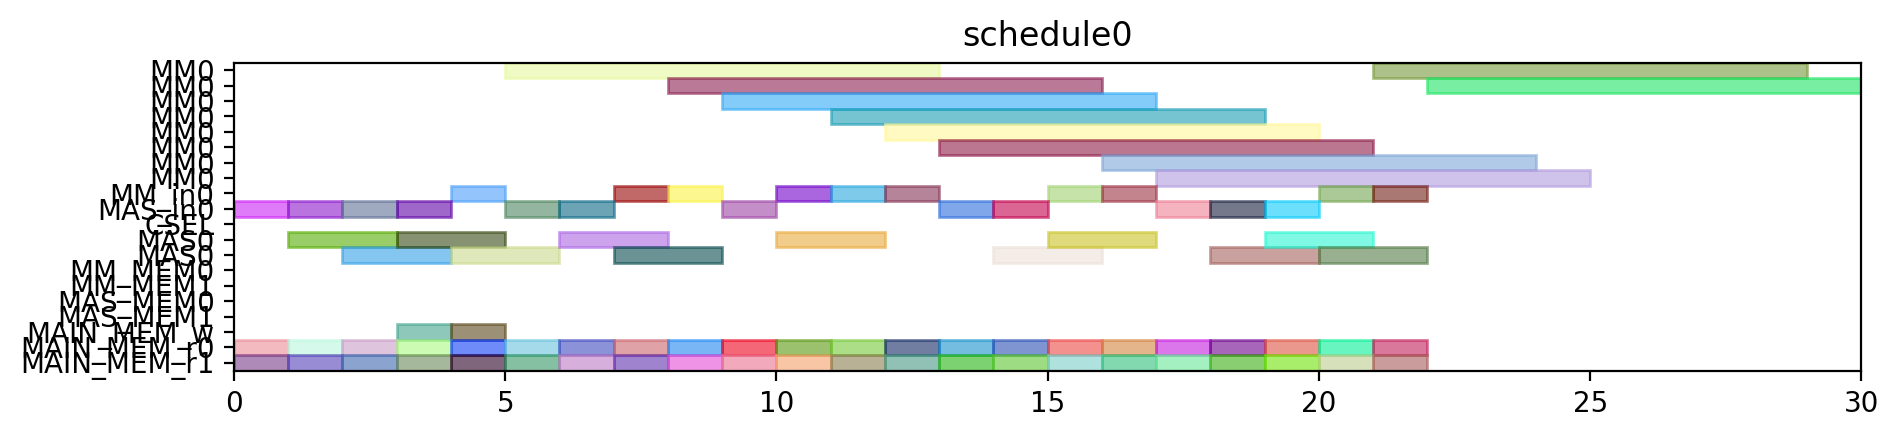

Python code for this plot:
from pyschedule import Scenario, solvers, plotters, alt


def solve():
	horizon = 120
	S = Scenario("schedule0", horizon=horizon)

	# resource
	MM = S.Resources('MM', num=1, size=8)
	MM_in = S.Resources('MM_in', num=1)
	MAS_in = S.Resources('MAS_in', num=1)
	CSEL = S.Resource('CSEL')
	MAS = S.Resources('MAS', num=1, size=2, periods=range(1, horizon))
	MM_MEM = S.Resources('MM_MEM', num=2)
	MAS_MEM = S.Resources('MAS_MEM', num=2)
	MAIN_MEM_w = S.Resource('MAIN_MEM_w', size=1)
	MAIN_MEM_r = S.Resources('MAIN_MEM_r', num=2)

	# result of previous scheduling

	# new tasks
	c10_t0 = S.Task('c10_t0', length=8, delay_cost=1)
	c10_t0 += alt(MM)
	c10_t0_in = S.Task('c10_t0_in', length=1, delay_cost=1)
	c10_t0_in += alt(MM_in)
	S += c10_t0_in*MM_in[0]<=c10_t0*MM[0]
	c10_t0_mem0 = S.Task('c10_t0_mem0', length=1, delay_cost=1)
	c10_t0_mem0 += MAIN_MEM_r[0]
	S += c10_t0_mem0 <= c10_t0

	c10_t0_mem1 = S.Task('c10_t0_mem1', length=1, delay_cost=1)
	c10_t0_mem1 += MAIN_MEM_r[1]
	S += c10_t0_mem1 <= c10_t0

	c10_t1 = S.Task('c10_t1', length=8, delay_cost=1)
	c10_t1 += alt(MM)
	c10_t1_in = S.Task('c10_t1_in', length=1, delay_cost=1)
	c10_t1_in += alt(MM_in)
	S += c10_t1_in*MM_in[0]<=c10_t1*MM[0]
	c10_t1_mem0 = S.Task('c10_t1_mem0', length=1, delay_cost=1)
	c10_t1_mem0 += MAIN_MEM_r[0]
	S += c10_t1_mem0 <= c10_t1

	c10_t1_mem1 = S.Task('c10_t1_mem1', length=1, delay_cost=1)
	c10_t1_mem1 += MAIN_MEM_r[1]
	S += c10_t1_mem1 <= c10_t1

	c10_t2 = S.Task('c10_t2', length=2, delay_cost=1)
	c10_t2 += alt(MAS)
	c10_t2_in = S.Task('c10_t2_in', length=1, delay_cost=1)
	c10_t2_in += alt(MAS_in)
	S += c10_t2_in*MAS_in[0]<=c10_t2*MAS[0]

	c10_t2_mem0 = S.Task('c10_t2_mem0', length=1, delay_cost=1)
	c10_t2_mem0 += MAIN_MEM_r[0]
	S += c10_t2_mem0 <= c10_t2

	c10_t2_mem1 = S.Task('c10_t2_mem1', length=1, delay_cost=1)
	c10_t2_mem1 += MAIN_MEM_r[1]
	S += c10_t2_mem1 <= c10_t2

	c10_t3 = S.Task('c10_t3', length=2, delay_cost=1)
	c10_t3 += alt(MAS)
	c10_t3_in = S.Task('c10_t3_in', length=1, delay_cost=1)
	c10_t3_in += alt(MAS_in)
	S += c10_t3_in*MAS_in[0]<=c10_t3*MAS[0]

	c10_t3_mem0 = S.Task('c10_t3_mem0', length=1, delay_cost=1)
	c10_t3_mem0 += MAIN_MEM_r[0]
	S += c10_t3_mem0 <= c10_t3

	c10_t3_mem1 = S.Task('c10_t3_mem1', length=1, delay_cost=1)
	c10_t3_mem1 += MAIN_MEM_r[1]
	S += c10_t3_mem1 <= c10_t3

	c20_t0 = S.Task('c20_t0', length=8, delay_cost=1)
	c20_t0 += alt(MM)
	c20_t0_in = S.Task('c20_t0_in', length=1, delay_cost=1)
	c20_t0_in += alt(MM_in)
	S += c20_t0_in*MM_in[0]<=c20_t0*MM[0]
	c20_t0_mem0 = S.Task('c20_t0_mem0', length=1, delay_cost=1)
	c20_t0_mem0 += MAIN_MEM_r[0]
	S += c20_t0_mem0 <= c20_t0

	c20_t0_mem1 = S.Task('c20_t0_mem1', length=1, delay_cost=1)
	c20_t0_mem1 += MAIN_MEM_r[1]
	S += c20_t0_mem1 <= c20_t0

	c20_t1 = S.Task('c20_t1', length=8, delay_cost=1)
	c20_t1 += alt(MM)
	c20_t1_in = S.Task('c20_t1_in', length=1, delay_cost=1)
	c20_t1_in += alt(MM_in)
	S += c20_t1_in*MM_in[0]<=c20_t1*MM[0]
	c20_t1_mem0 = S.Task('c20_t1_mem0', length=1, delay_cost=1)
	c20_t1_mem0 += MAIN_MEM_r[0]
	S += c20_t1_mem0 <= c20_t1

	c20_t1_mem1 = S.Task('c20_t1_mem1', length=1, delay_cost=1)
	c20_t1_mem1 += MAIN_MEM_r[1]
	S += c20_t1_mem1 <= c20_t1

	c20_t2 = S.Task('c20_t2', length=2, delay_cost=1)
	c20_t2 += alt(MAS)
	c20_t2_in = S.Task('c20_t2_in', length=1, delay_cost=1)
	c20_t2_in += alt(MAS_in)
	S += c20_t2_in*MAS_in[0]<=c20_t2*MAS[0]

	c20_t2_mem0 = S.Task('c20_t2_mem0', length=1, delay_cost=1)
	c20_t2_mem0 += MAIN_MEM_r[0]
	S += c20_t2_mem0 <= c20_t2

	c20_t2_mem1 = S.Task('c20_t2_mem1', length=1, delay_cost=1)
	c20_t2_mem1 += MAIN_MEM_r[1]
	S += c20_t2_mem1 <= c20_t2

	c20_t3 = S.Task('c20_t3', length=2, delay_cost=1)
	c20_t3 += alt(MAS)
	c20_t3_in = S.Task('c20_t3_in', length=1, delay_cost=1)
	c20_t3_in += alt(MAS_in)
	S += c20_t3_in*MAS_in[0]<=c20_t3*MAS[0]

	c20_t3_mem0 = S.Task('c20_t3_mem0', length=1, delay_cost=1)
	c20_t3_mem0 += MAIN_MEM_r[0]
	S += c20_t3_mem0 <= c20_t3

	c20_t3_mem1 = S.Task('c20_t3_mem1', length=1, delay_cost=1)
	c20_t3_mem1 += MAIN_MEM_r[1]
	S += c20_t3_mem1 <= c20_t3

	c01_t0 = S.Task('c01_t0', length=8, delay_cost=1)
	c01_t0 += alt(MM)
	c01_t0_in = S.Task('c01_t0_in', length=1, delay_cost=1)
	c01_t0_in += alt(MM_in)
	S += c01_t0_in*MM_in[0]<=c01_t0*MM[0]
	c01_t0_mem0 = S.Task('c01_t0_mem0', length=1, delay_cost=1)
	c01_t0_mem0 += MAIN_MEM_r[0]
	S += c01_t0_mem0 <= c01_t0

	c01_t0_mem1 = S.Task('c01_t0_mem1', length=1, delay_cost=1)
	c01_t0_mem1 += MAIN_MEM_r[1]
	S += c01_t0_mem1 <= c01_t0

	c01_t1 = S.Task('c01_t1', length=8, delay_cost=1)
	c01_t1 += alt(MM)
	c01_t1_in = S.Task('c01_t1_in', length=1, delay_cost=1)
	c01_t1_in += alt(MM_in)
	S += c01_t1_in*MM_in[0]<=c01_t1*MM[0]
	c01_t1_mem0 = S.Task('c01_t1_mem0', length=1, delay_cost=1)
	c01_t1_mem0 += MAIN_MEM_r[0]
	S += c01_t1_mem0 <= c01_t1

	c01_t1_mem1 = S.Task('c01_t1_mem1', length=1, delay_cost=1)
	c01_t1_mem1 += MAIN_MEM_r[1]
	S += c01_t1_mem1 <= c01_t1

	c01_t2 = S.Task('c01_t2', length=2, delay_cost=1)
	c01_t2 += alt(MAS)
	c01_t2_in = S.Task('c01_t2_in', length=1, delay_cost=1)
	c01_t2_in += alt(MAS_in)
	S += c01_t2_in*MAS_in[0]<=c01_t2*MAS[0]

	c01_t2_mem0 = S.Task('c01_t2_mem0', length=1, delay_cost=1)
	c01_t2_mem0 += MAIN_MEM_r[0]
	S += c01_t2_mem0 <= c01_t2

	c01_t2_mem1 = S.Task('c01_t2_mem1', length=1, delay_cost=1)
	c01_t2_mem1 += MAIN_MEM_r[1]
	S += c01_t2_mem1 <= c01_t2

	c01_t3 = S.Task('c01_t3', length=2, delay_cost=1)
	c01_t3 += alt(MAS)
	c01_t3_in = S.Task('c01_t3_in', length=1, delay_cost=1)
	c01_t3_in += alt(MAS_in)
	S += c01_t3_in*MAS_in[0]<=c01_t3*MAS[0]

	c01_t3_mem0 = S.Task('c01_t3_mem0', length=1, delay_cost=1)
	c01_t3_mem0 += MAIN_MEM_r[0]
	S += c01_t3_mem0 <= c01_t3

	c01_t3_mem1 = S.Task('c01_t3_mem1', length=1, delay_cost=1)
	c01_t3_mem1 += MAIN_MEM_r[1]
	S += c01_t3_mem1 <= c01_t3

	c11_t0 = S.Task('c11_t0', length=8, delay_cost=1)
	c11_t0 += alt(MM)
	c11_t0_in = S.Task('c11_t0_in', length=1, delay_cost=1)
	c11_t0_in += alt(MM_in)
	S += c11_t0_in*MM_in[0]<=c11_t0*MM[0]
	c11_t0_mem0 = S.Task('c11_t0_mem0', length=1, delay_cost=1)
	c11_t0_mem0 += MAIN_MEM_r[0]
	S += c11_t0_mem0 <= c11_t0

	c11_t0_mem1 = S.Task('c11_t0_mem1', length=1, delay_cost=1)
	c11_t0_mem1 += MAIN_MEM_r[1]
	S += c11_t0_mem1 <= c11_t0

	c11_t1 = S.Task('c11_t1', length=8, delay_cost=1)
	c11_t1 += alt(MM)
	c11_t1_in = S.Task('c11_t1_in', length=1, delay_cost=1)
	c11_t1_in += alt(MM_in)
	S += c11_t1_in*MM_in[0]<=c11_t1*MM[0]
	c11_t1_mem0 = S.Task('c11_t1_mem0', length=1, delay_cost=1)
	c11_t1_mem0 += MAIN_MEM_r[0]
	S += c11_t1_mem0 <= c11_t1

	c11_t1_mem1 = S.Task('c11_t1_mem1', length=1, delay_cost=1)
	c11_t1_mem1 += MAIN_MEM_r[1]
	S += c11_t1_mem1 <= c11_t1

	c11_t2 = S.Task('c11_t2', length=2, delay_cost=1)
	c11_t2 += alt(MAS)
	c11_t2_in = S.Task('c11_t2_in', length=1, delay_cost=1)
	c11_t2_in += alt(MAS_in)
	S += c11_t2_in*MAS_in[0]<=c11_t2*MAS[0]

	c11_t2_mem0 = S.Task('c11_t2_mem0', length=1, delay_cost=1)
	c11_t2_mem0 += MAIN_MEM_r[0]
	S += c11_t2_mem0 <= c11_t2

	c11_t2_mem1 = S.Task('c11_t2_mem1', length=1, delay_cost=1)
	c11_t2_mem1 += MAIN_MEM_r[1]
	S += c11_t2_mem1 <= c11_t2

	c11_t3 = S.Task('c11_t3', length=2, delay_cost=1)
	c11_t3 += alt(MAS)
	c11_t3_in = S.Task('c11_t3_in', length=1, delay_cost=1)
	c11_t3_in += alt(MAS_in)
	S += c11_t3_in*MAS_in[0]<=c11_t3*MAS[0]

	c11_t3_mem0 = S.Task('c11_t3_mem0', length=1, delay_cost=1)
	c11_t3_mem0 += MAIN_MEM_r[0]
	S += c11_t3_mem0 <= c11_t3

	c11_t3_mem1 = S.Task('c11_t3_mem1', length=1, delay_cost=1)
	c11_t3_mem1 += MAIN_MEM_r[1]
	S += c11_t3_mem1 <= c11_t3

	c21_t0 = S.Task('c21_t0', length=8, delay_cost=1)
	c21_t0 += alt(MM)
	c21_t0_in = S.Task('c21_t0_in', length=1, delay_cost=1)
	c21_t0_in += alt(MM_in)
	S += c21_t0_in*MM_in[0]<=c21_t0*MM[0]
	c21_t0_mem0 = S.Task('c21_t0_mem0', length=1, delay_cost=1)
	c21_t0_mem0 += MAIN_MEM_r[0]
	S += c21_t0_mem0 <= c21_t0

	c21_t0_mem1 = S.Task('c21_t0_mem1', length=1, delay_cost=1)
	c21_t0_mem1 += MAIN_MEM_r[1]
	S += c21_t0_mem1 <= c21_t0

	c21_t1 = S.Task('c21_t1', length=8, delay_cost=1)
	c21_t1 += alt(MM)
	c21_t1_in = S.Task('c21_t1_in', length=1, delay_cost=1)
	c21_t1_in += alt(MM_in)
	S += c21_t1_in*MM_in[0]<=c21_t1*MM[0]
	c21_t1_mem0 = S.Task('c21_t1_mem0', length=1, delay_cost=1)
	c21_t1_mem0 += MAIN_MEM_r[0]
	S += c21_t1_mem0 <= c21_t1

	c21_t1_mem1 = S.Task('c21_t1_mem1', length=1, delay_cost=1)
	c21_t1_mem1 += MAIN_MEM_r[1]
	S += c21_t1_mem1 <= c21_t1

	c21_t2 = S.Task('c21_t2', length=2, delay_cost=1)
	c21_t2 += alt(MAS)
	c21_t2_in = S.Task('c21_t2_in', length=1, delay_cost=1)
	c21_t2_in += alt(MAS_in)
	S += c21_t2_in*MAS_in[0]<=c21_t2*MAS[0]

	c21_t2_mem0 = S.Task('c21_t2_mem0', length=1, delay_cost=1)
	c21_t2_mem0 += MAIN_MEM_r[0]
	S += c21_t2_mem0 <= c21_t2

	c21_t2_mem1 = S.Task('c21_t2_mem1', length=1, delay_cost=1)
	c21_t2_mem1 += MAIN_MEM_r[1]
	S += c21_t2_mem1 <= c21_t2

	c21_t3 = S.Task('c21_t3', length=2, delay_cost=1)
	c21_t3 += alt(MAS)
	c21_t3_in = S.Task('c21_t3_in', length=1, delay_cost=1)
	c21_t3_in += alt(MAS_in)
	S += c21_t3_in*MAS_in[0]<=c21_t3*MAS[0]

	c21_t3_mem0 = S.Task('c21_t3_mem0', length=1, delay_cost=1)
	c21_t3_mem0 += MAIN_MEM_r[0]
	S += c21_t3_mem0 <= c21_t3

	c21_t3_mem1 = S.Task('c21_t3_mem1', length=1, delay_cost=1)
	c21_t3_mem1 += MAIN_MEM_r[1]
	S += c21_t3_mem1 <= c21_t3

	c000 = S.Task('c000', length=2, delay_cost=1)
	c000 += alt(MAS)
	c000_in = S.Task('c000_in', length=1, delay_cost=1)
	c000_in += alt(MAS_in)
	S += c000_in*MAS_in[0]<=c000*MAS[0]

	S += 0<c000

	c000_w = S.Task('c000_w', length=1, delay_cost=1)
	c000_w += alt(MAIN_MEM_w)
	S += c000 <= c000_w

	c000_mem0 = S.Task('c000_mem0', length=1, delay_cost=1)
	c000_mem0 += MAIN_MEM_r[0]
	S += c000_mem0 <= c000

	c000_mem1 = S.Task('c000_mem1', length=1, delay_cost=1)
	c000_mem1 += MAIN_MEM_r[1]
	S += c000_mem1 <= c000

	c001 = S.Task('c001', length=2, delay_cost=1)
	c001 += alt(MAS)
	c001_in = S.Task('c001_in', length=1, delay_cost=1)
	c001_in += alt(MAS_in)
	S += c001_in*MAS_in[0]<=c001*MAS[0]

	S += 0<c001

	c001_w = S.Task('c001_w', length=1, delay_cost=1)
	c001_w += alt(MAIN_MEM_w)
	S += c001 <= c001_w

	c001_mem0 = S.Task('c001_mem0', length=1, delay_cost=1)
	c001_mem0 += MAIN_MEM_r[0]
	S += c001_mem0 <= c001

	c001_mem1 = S.Task('c001_mem1', length=1, delay_cost=1)
	c001_mem1 += MAIN_MEM_r[1]
	S += c001_mem1 <= c001

	solvers.mip.solve(S,msg=1,kind='CPLEX',ratio_gap=1.01)

	solution = [['hoge']*len(S.solution()[1]) for i in range(len(S.solution()))]
	for i in range(len(S.solution())):
		for j in range(len(S.solution()[i])):
			solution[i][j]=str(S.solution()[i][j])
	print(solution)

	cycles = int(solution[-1][3])

	pic_file_name = "/mnt/rose/usr1/fukuda/ABE/multiRAM_multiMAS_16mux/scheduling_result/stage8MM1_stage2MAS1/FROB/schedule0.png"
	if(S.solution() != []):
		plotters.matplotlib.plot(S,img_filename=pic_file_name, show_task_labels=False, fig_size=(cycles*0.25+3, 2))

	return solution
